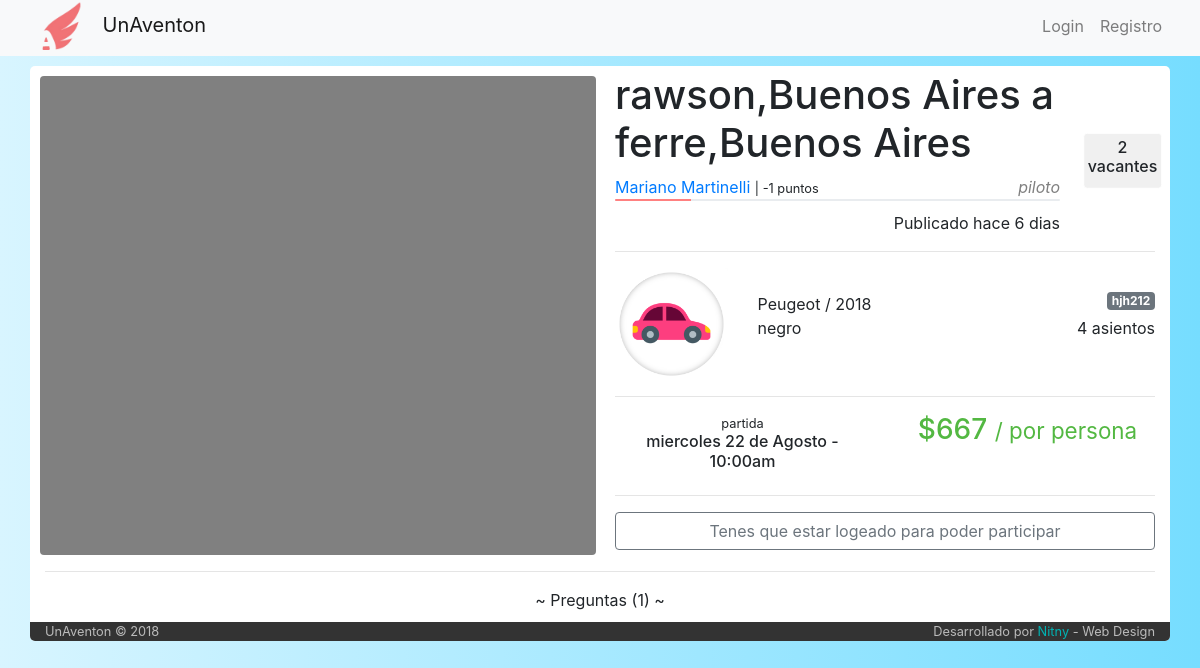
Page /viaje/3/rawson,Buenos Aires-ferre,Buenos Aires on the committed database.
### tables this page shows
CREATE TABLE `viaje` (
  `idViaje` int(6) NOT NULL,
  `idPiloto` int(6) NOT NULL,
  `idVehiculo` int(6) NOT NULL,
  `fecha_publicacion` datetime NOT NULL,
  `fecha_partida` datetime NOT NULL,
  `tiempo_estimado` int(11) NOT NULL DEFAULT '30',
  `origen` varchar(60) NOT NULL,
  `destino` varchar(60) NOT NULL,
  `asientos_disponibles` int(2) NOT NULL,
  `costo` int(7) NOT NULL,
  `estado` int(1) NOT NULL DEFAULT '1',
  `tipo` varchar(50) NOT NULL DEFAULT 'unico'
);

CREATE TABLE `usuario` (
  `idUser` int(6) NOT NULL,
  `email` varchar(50) NOT NULL,
  `clave` varchar(50) NOT NULL,
  `nombre` varchar(50) NOT NULL,
  `apellido` varchar(50) NOT NULL,
  `admin` int(1) NOT NULL DEFAULT '0',
  `estadoUsuario` int(11) NOT NULL DEFAULT '1',
  `recuperarPassword` int(1) NOT NULL DEFAULT '0'
);

CREATE TABLE `tipo_vehiculo` (
  `idTipo` int(1) NOT NULL,
  `icono` varchar(140) DEFAULT NULL,
  `tipo` varchar(11) NOT NULL
);

CREATE TABLE `vehiculo` (
  `idVehiculo` int(6) NOT NULL,
  `idPropietario` int(6) NOT NULL,
  `cant_asientos` int(2) NOT NULL,
  `modelo` varchar(30) NOT NULL,
  `marca` varchar(30) NOT NULL,
  `color` varchar(20) NOT NULL,
  `patente` varchar(10) NOT NULL COMMENT 'puede ser patente extrangera',
  `tipo` int(1) DEFAULT NULL,
  `eliminado` tinyint(1) NOT NULL DEFAULT '0'
);

### index.php (called while the page is built, shortened)
<?php
	include ('core/helpers.php');
	include ('php/inicio_body.php');
	$router = new Router;
	$vars = $router->get_variables();
	render($vars);
	include ('php/cierre_body.php');

### controller/viaje.php (the view, shortened to what this page needs)
<?php
	function render($vars = [])
	{
    include('php/conexion.php');
    $viaje=mysqli_query($conexion,"SELECT *
                                   from viaje
                                   inner join vehiculo on viaje.idVehiculo=vehiculo.idVehiculo
                                   inner join tipo_vehiculo on vehiculo.tipo=tipo_vehiculo.idTipo
                                   inner join usuario on viaje.idPiloto=usuario.idUser
                                   where idViaje = '$vars[0]'")
                                   or die ("problemas con el select de viaje".mysqli_error($conexion));
    $viaje=mysqli_fetch_array($viaje);
			?>
			<?php
		if ($viaje['estado'] == 2){
			echo "<center> <b> este viaje fue cancelado por su piloto </b> </center>";
		}
		elseif ($viaje['estado'] == 3){
			echo "<center> <b> este viaje ya termino </b> </center>";
		}
		else{
		$contador_participaciones=mysqli_query($conexion,"SELECT *
																										from participacion
																										where estado=2 and idViaje=$viaje[idViaje]")
																										or die ("problemas en el contador de asientos disponibles");
		$contador_participaciones = $viaje['asientos_disponibles'] - mysqli_num_rows($contador_participaciones);
    ?>
    <div class="row" style="padding: 5px 0px;">
      <div class="col-md-6" style="">
		<div id="map" style="border-radius: 4px; margin-top: 5px; margin-left: -5px"></div>
      </div>
      <div class="col-md-6">
				<div class="row" style="min-height: 130px">
					<div class="col-md-10 col-sm-12">
						<h1><?php echo $viaje['origen'] ?> a <?php echo $viaje['destino']; ?></h1>
						<?php
							if((isset($_SESSION['userId'])) and ($viaje['idPiloto'] == $_SESSION['userId']))
							{
								include 'php/modificar_viaje_vista.php';
								echo '<a href="" data-toggle="modal" data-target="#ModViaje">Modificar el Viaje</a>';
							}
							else{
								echo '<a href="/usuario/'.$viaje['idPiloto'].'"> '.$viaje["nombre"].' '.$viaje["apellido"].'</a> <small>| '.calificacion($viaje['idPiloto']).' puntos</small> <i style="color: grey" class="float-right">piloto</i>';
								$calificaciones = calificacion_grafica_simple($viaje['idPiloto']);
								echo "<div class='progress' style='height: 2px; width: 100%; margin-bottom: 10px'>
												<div class='progress-bar bg-success' role='progressbar' style='width: ".$calificaciones['porcentaje_pos']."%;' aria-valuenow='25' aria-valuemin='0' aria-valuemax='100'></div>
												<div class='progress-bar bg-warning' role='progressbar' style='width: ".$calificaciones['porcentaje_neu']."%; background-color: #ffd000!important' aria-valuenow='25' aria-valuemin='0' aria-valuemax='100'></div>
												<div class='progress-bar bg-danger' role='progressbar' style='width: ".$calificaciones['porcentaje_neg']."%; background-color: #ff8080!important' aria-valuenow='25' aria-valuemin='0' aria-valuemax='100'></div>
											</div>";
							}
						?>
						<span class="float-right" title="<?php echo $viaje['fecha_publicacion'] ?>">Publicado <?php echo dias_transcurridos($viaje['fecha_publicacion'],'publicacion');?>
						</span>
					</div>
					<div class="col-md-2">
						<div class="contenedorUno centrado" style="border: 1px solid #fff; border-radius: 4px; padding: 4px 4px; background-color: #f0f0f0; margin-top: 8px">
							<h6 class="" style="text-align:center"><?php if($contador_participaciones>0){echo $contador_participaciones;}else{echo "sin";}; ?><br>vacantes</h6>
						</div>
					</div>
				</div>
        <hr>
        <div class="row">
          <div class="col-md-3">
            <img src="<?php echo $viaje['icono']; ?>" alt="" class="img-fluid">
          </div>
          <div class="col-md-9">
            <br>
            <span><?php echo $viaje['marca']." / ".$viaje['modelo'] ?></span> <span class="badge badge-secondary float-right"><?php echo $viaje['patente'] ?></span> <br>
            <span><?php echo $viaje['color'] ?></span> <span class="float-right"><?php echo $viaje['cant_asientos'] ?> asientos</span>
          </div>
        </div>
        <hr>
				<div class="row">
					<div class="col-md-6">
									<h6 class="" style="text-align: center">
											<small>partida</small> <br>
											<?php echo date_toString($viaje['fecha_partida'],"n");?>
									</h6>
					</div>
					<div class="col-md-6">
						<h3 style="text-align: center; color: #53b842">$<?php echo round($viaje['costo']/($viaje['asientos_disponibles']+1)); ?> <small> / por persona</small></h3>
					</div>
				</div>
				<hr>
				<form action="/viaje/<?php echo "$vars[0]/$vars[1]" ?>" method="post">
				<?php
				if (!isset($_SESSION['userId'])) {
					echo '<a class="btn btn-outline-secondary" href="../../login" style="width:100%">Tenes que estar logeado para poder participar</a>';
			}
			?>
      </div>
    </div>
		<hr>
		<div class="row">
			<?php
			$preguntas = mysqli_query($conexion,"SELECT *
																						from pregunta
																						inner join usuario on pregunta.idPreguntante=usuario.idUser
																						where idViaje = '$viaje[idViaje]' order by fecha DESC");
			 ?>
			<div class="col-md-12" style="padding: 0px 13px">
				<center><span id="botonPreguntas" style="cursor: pointer"> ~ Preguntas <span id="detallePreguntas">(<?php echo mysqli_num_rows($preguntas); ?>)</span> ~ </span></center>
			</div>
		</div>
		<div class="row" style="height: 10px">
		</div>
    <?php
		}
  }

### css/stylo.css (style rules this page uses)
body { background-color: grey; }
.centrado { position: absolute; display: block; top: 50%; left: 50%; transform: translate(-50%, -50%); -webkit-transform: translate(-50%, -50%); }

### php/inicio_body.php (style rules this page uses)
body { background-color: #fff; background: linear-gradient(-90deg, #76ddff, #d8f5ff); }

### controller/viaje.php (style rules this page uses)
#map { width: 103%; height: 100%; background-color: grey; }

### rows in the picture
viaje: origen "rawson,Buenos Aires", destino "ferre,Buenos Aires", usuario.nombre "Mariano", usuario.apellido "Martinelli", fecha_publicacion "hace 6 dias", asientos_disponibles "2", tipo_vehiculo.icono (picture), idVehiculo.marca "Peugeot", idVehiculo.modelo "2018", idVehiculo.patente "hjh212", idVehiculo.color "negro", idVehiculo.cant_asientos "4", fecha_partida "miercoles 22 de Agosto 10:00am", $viaje['costo']/($viaje['asientos_disponibles']+1) "667"

### other values in the picture
calificacion($viaje['idPiloto']) "-1"
mysqli_num_rows($preguntas) "1"
